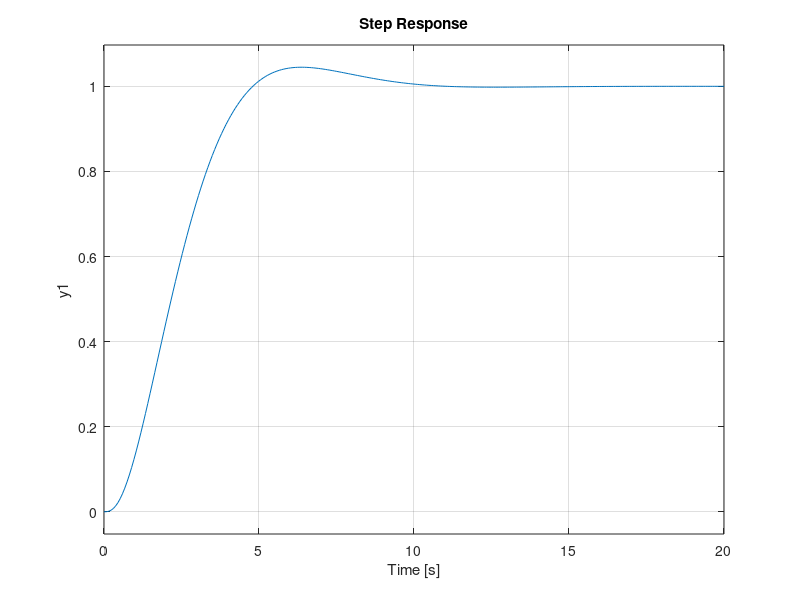
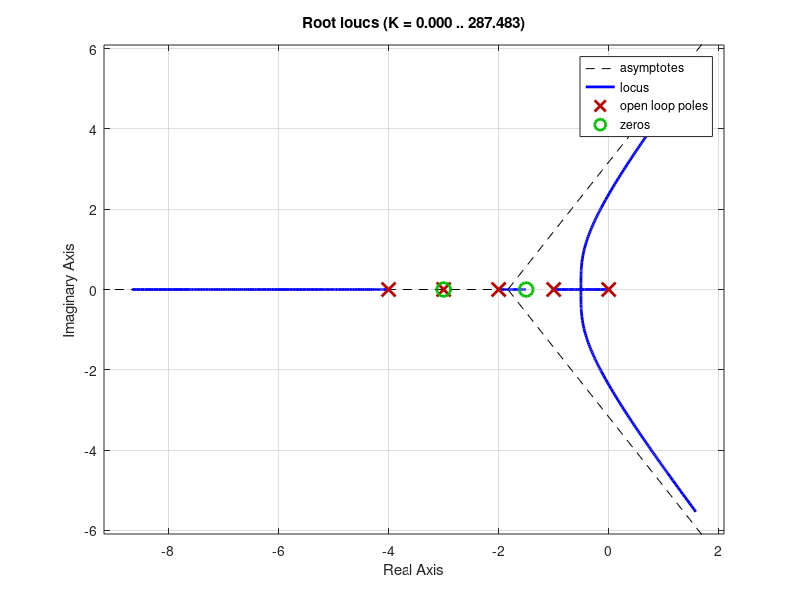

Source code (MATLAB) for these figures, in order:
s = tf('s');
T = (s+3)/(s*(s+1)*(s+2)*(s+3))
K = 2.5*((s+1.5)/(s+4))
sys_cl = feedback(K*T,1);
figure()
step(sys_cl)
figure()
rlocus(K*T/2.5)
